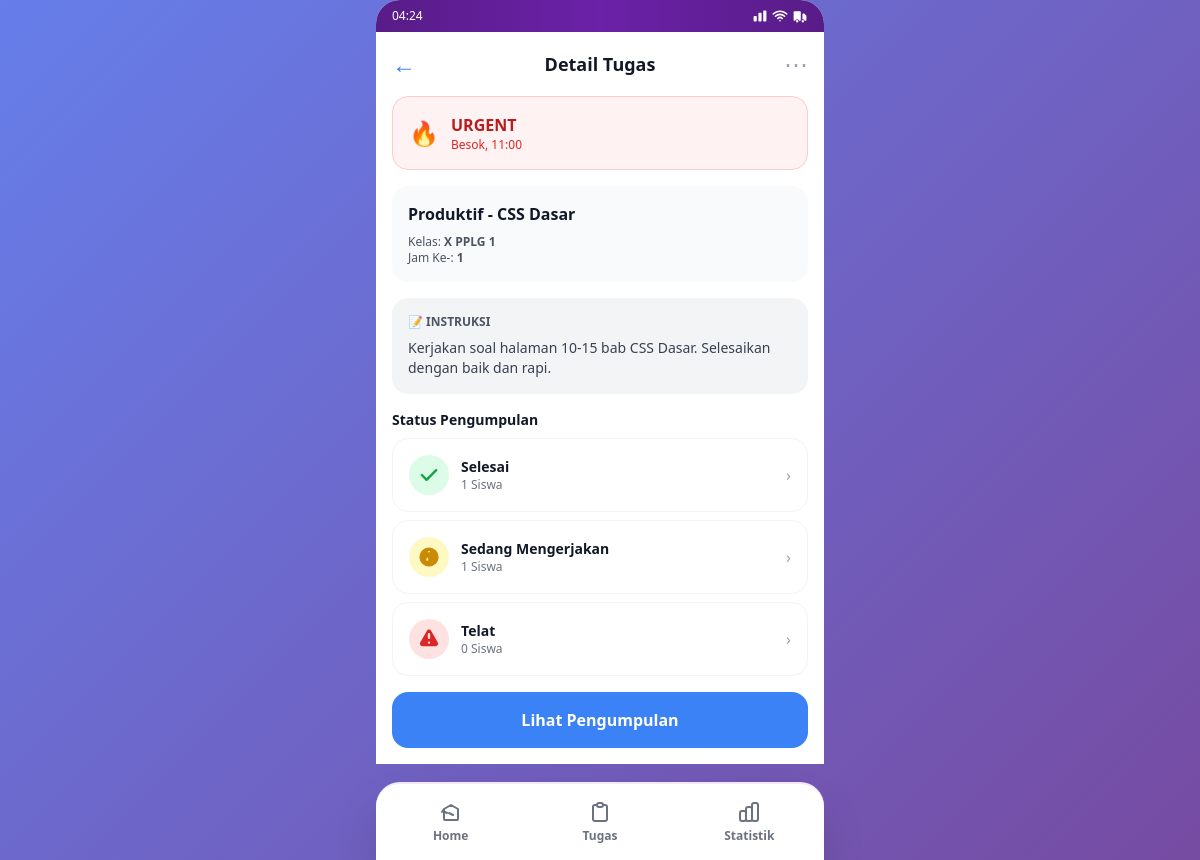
/dashboard.php?page=detail_task&id=1 (signed in), run on the app's committed database.
### tables this page shows
CREATE TABLE IF NOT EXISTS tasks (
    id INT PRIMARY KEY AUTO_INCREMENT,
    title VARCHAR(200) NOT NULL,
    description LONGTEXT NOT NULL,
    class_id INT NOT NULL,
    deadline_text VARCHAR(100) NOT NULL,
    lesson_hour INT NOT NULL,
    attachment_path VARCHAR(255),
    is_urgent BOOLEAN DEFAULT FALSE,
    created_at TIMESTAMP DEFAULT CURRENT_TIMESTAMP,
    teacher_id INT NOT NULL,
    FOREIGN KEY (class_id) REFERENCES classes(id),
    FOREIGN KEY (teacher_id) REFERENCES users(id)
);

CREATE TABLE IF NOT EXISTS classes (
    id INT PRIMARY KEY AUTO_INCREMENT,
    class_name VARCHAR(50) NOT NULL UNIQUE,
    created_at TIMESTAMP DEFAULT CURRENT_TIMESTAMP
);

### dashboard.php (the view, shortened to what the rows shown need)
<?php
require_once 'config.php';
$user = getCurrentUser($pdo);
$page = $_GET['page'] ?? 'home';
$stmt = $pdo->prepare('SELECT * FROM classes ORDER BY class_name');
$stmt->execute();
$classes = $stmt->fetchAll();
$stmt = $pdo->prepare('SELECT t.*, c.class_name FROM tasks t JOIN classes c ON t.class_id = c.id WHERE t.teacher_id = ? ORDER BY t.created_at DESC');
$stmt->execute([$_SESSION['user_id']]);
$tasks = $stmt->fetchAll();
$task = null;
$taskSubmissions = null;
if (in_array($page, ['detail_task', 'submission_list'])) {
    $task_id = $_GET['id'] ?? 0;
    $stmt = $pdo->prepare('SELECT t.*, c.class_name FROM tasks t JOIN classes c ON t.class_id = c.id WHERE t.id = ? AND t.teacher_id = ?');
    $stmt->execute([$task_id, $_SESSION['user_id']]);
    $task = $stmt->fetch();
    if ($task) {
        $stmt = $pdo->prepare('SELECT u.full_name, s.status, s.updated_at FROM submissions s JOIN users u ON s.student_id = u.id WHERE s.task_id = ? ORDER BY u.full_name');
        $stmt->execute([$task_id]);
        $taskSubmissions = $stmt->fetchAll();
    }
}
$totalTasks = count($tasks);
$totalClasses = count($classes);
$urgentTasks = count(array_filter($tasks, fn($t) => $t['is_urgent']));
$recentTasks = array_slice($tasks, 0, 3);
function getSubmissionStats($submissions) {
    $stats = ['selesai' => 0, 'sedang_mengerjakan' => 0, 'telat' => 0, 'belum_mengerjakan' => 0];
    foreach ($submissions as $sub) {
        $status = str_replace('belum_mengerjakan', 'belum_mengerjakan', $sub['status']);
        if (isset($stats[$status])) $stats[$status]++;
    }
    return $stats;
}
?>
<!DOCTYPE html>
<html lang="id">
<head>
    <script src="https://cdn.tailwindcss.com"></script>
</head>
<body>
    <div class="flex justify-center min-h-screen pb-24">
        <div class="w-full max-w-md bg-white relative rounded-t-3xl">
            <div class="px-4 pt-4 pb-4">
                <?php if ($page === 'home'): ?>
                    <div class="space-y-4">
                        <div class="flex items-start justify-between mb-6 bg-gradient-to-br from-purple-100 to-pink-100 rounded-3xl p-5 shadow-lg">
                            <div class="flex items-start gap-3">
                                <div class="w-14 h-14 bg-gradient-to-br from-purple-500 to-pink-500 rounded-2xl flex items-center justify-center text-white font-bold text-xl shadow-lg">
                                    <?php echo strtoupper(substr($user['full_name'], 0, 1)); ?>
                                </div>
                                <div>
                                    <p class="text-sm font-bold text-gray-600">👋 Selamat Pagi</p>
                                    <p class="text-lg font-bold text-gray-900"><?php echo htmlspecialchars($user['full_name']); ?></p>
                                    <p class="text-xs text-purple-700 font-semibold mt-1">📚 Produktif - SMKN 1 GARUT</p>
                                </div>
                            </div>
                            <div class="relative">
                                <button class="relative w-11 h-11 bg-white rounded-xl flex items-center justify-center hover:bg-gray-100 transition shadow-md">
                                    <svg class="w-6 h-6 text-purple-600" fill="none" stroke="currentColor" viewBox="0 0 24 24"><path stroke-linecap="round" stroke-linejoin="round" stroke-width="2" d="M15 17h5l-1.405-1.405A2.032 2.032 0 0118 14.158V11a6.002 6.002 0 00-4-5.659V5a2 2 0 10-4 0v.341C7.67 6.165 6 8.388 6 11v3.159c0 .538-.214 1.055-.595 1.436L4 17h5m6 0v1a3 3 0 11-6 0v-1m6 0H9"/></svg>
                                    <div class="absolute -top-1 -right-1 w-5 h-5 bg-gradient-to-r from-red-400 to-red-600 rounded-full text-white text-xs flex items-center justify-center font-bold shadow-lg badge-pulse">3</div>
                                </button>
                            </div>
                        </div>
                        <div class="space-y-3">
                            <div class="bg-gradient-to-br from-blue-500 via-blue-600 to-purple-700 rounded-3xl p-6 text-white shadow-2xl card-hover relative overflow-hidden">
                                <div class="absolute top-0 right-0 w-32 h-32 bg-white opacity-10 rounded-full -mr-16 -mt-16"></div>
                                <div class="absolute bottom-0 left-0 w-24 h-24 bg-white opacity-10 rounded-full -ml-12 -mb-12"></div>
                                <div class="flex justify-between items-start relative z-10">
                                    <div>
                                        <p class="text-sm opacity-90 mb-2 font-semibold">📋 Tugas Aktif</p>
                                        <p class="text-4xl font-bold"><?php echo $totalTasks; ?></p>
                                        <p class="text-xs opacity-80 mt-2">/ 1 Deadline Hari Ini</p>
                                    </div>
                                    <div class="text-5xl opacity-20">📚</div>
                                </div>
                            </div>
                            <div class="grid grid-cols-2 gap-3">
                                <div class="bg-gradient-to-br from-emerald-400 to-teal-600 rounded-2xl p-4 text-white shadow-xl card-hover relative overflow-hidden">
                                    <div class="absolute top-0 right-0 w-20 h-20 bg-white opacity-10 rounded-full -mr-8 -mt-8"></div>
                                    <p class="text-xs font-semibold mb-2 opacity-90">🏃 Sisa Kelas</p>
                                    <p class="text-3xl font-bold relative z-10"><?php echo $totalClasses; ?></p>
                                    <p class="text-xs opacity-75 mt-1">Kelas Aktif</p>
                                </div>
                                <div class="bg-gradient-to-br from-orange-400 to-red-600 rounded-2xl p-4 text-white shadow-xl card-hover relative overflow-hidden">
                                    <div class="absolute top-0 right-0 w-20 h-20 bg-white opacity-10 rounded-full -mr-8 -mt-8"></div>
                                    <p class="text-xs font-semibold mb-2 opacity-90">🔥 Deadline Besok</p>
                                    <p class="text-3xl font-bold relative z-10"><?php echo $urgentTasks; ?></p>
                                    <p class="text-xs opacity-75 mt-1">Tugas Urgent</p>
                                </div>
                            </div>
                        </div>
                        <div class="mt-8">
                            <p class="text-sm font-bold text-gray-900 mb-4 flex items-center gap-2">✨ Tugas Terbaru</p>
                            <div class="space-y-3">
                                <?php foreach ($recentTasks as $t):
                                    $taskId = $pdo->prepare('SELECT COUNT(*) as count FROM submissions WHERE task_id = ?');
                                    $taskId->execute([$t['id']]);
                                    $subCount = $taskId->fetch()['count'];
                                ?>
                                <a href="dashboard.php?page=detail_task&id=<?php echo $t['id']; ?>" class="block bg-white rounded-2xl p-4 shadow-lg card-hover border-l-4 border-purple-500">
                                    <div class="flex justify-between items-start mb-2">
                                        <div class="flex-grow">
                                            <h3 class="font-bold text-gray-900 text-sm"><?php echo htmlspecialchars($t['title']); ?></h3>
                                            <p class="text-xs text-gray-500 mt-1">📌 Kelas <?php echo htmlspecialchars($t['class_name']); ?></p>
                                        </div>
                                        <?php if ($t['is_urgent']): ?>
                                        <span class="text-xs bg-gradient-to-r from-red-400 to-orange-500 text-white px-3 py-1 rounded-full ml-2 font-semibold shadow-md">🔥 Urgent</span>
                                        <?php endif; ?>
                                    </div>
                                    <p class="text-xs text-gray-600 font-semibold">⏱️ <?php echo htmlspecialchars($t['deadline_text']); ?></p>
                                </a>
                                <?php endforeach; ?>
                            </div>
                        </div>
                    </div>
                    <a href="dashboard.php?page=create_task" class="fixed bottom-28 right-4 bg-gradient-to-br from-purple-500 to-pink-600 hover:from-purple-600 hover:to-pink-700 text-white rounded-full w-16 h-16 flex items-center justify-center shadow-2xl active:scale-95 transition-all transform hover:scale-110 duration-300">
                        <svg class="w-8 h-8" fill="none" stroke="currentColor" viewBox="0 0 24 24"><path stroke-linecap="round" stroke-linejoin="round" stroke-width="2" d="M12 4v16m8-8H4"/></svg>
                    </a>
                <?php elseif ($page === 'detail_task' && $task): ?>
                    <div class="space-y-4">
                        <div class="flex items-center justify-between mb-4">
                            <a href="dashboard.php?page=task" class="text-blue-500 text-2xl">←</a>
                            <h1 class="text-lg font-bold text-gray-900">Detail Tugas</h1>
                            <button class="text-gray-400 text-2xl">⋯</button>
                        </div>
                        <div class="bg-red-50 border border-red-200 rounded-2xl p-4 flex items-center gap-3">
                            <span class="text-2xl">🔥</span>
                            <div>
                                <p class="font-semibold text-red-700">URGENT</p>
                                <p class="text-xs text-red-600"><?php echo htmlspecialchars($task['deadline_text']); ?></p>
                            </div>
                        </div>
                        <div class="bg-gray-50 rounded-2xl p-4">
                            <h2 class="font-bold text-gray-900 mb-2"><?php echo htmlspecialchars($task['title']); ?></h2>
                            <p class="text-xs text-gray-600">Kelas: <span class="font-semibold"><?php echo htmlspecialchars($task['class_name']); ?></span></p>
                            <p class="text-xs text-gray-600">Jam Ke-: <span class="font-semibold"><?php echo $task['lesson_hour']; ?></span></p>
                        </div>
                        <div class="bg-gray-100 rounded-2xl p-4">
                            <p class="text-xs font-semibold text-gray-600 mb-2">📝 INSTRUKSI</p>
                            <p class="text-sm text-gray-700"><?php echo htmlspecialchars($task['description']); ?></p>
                        </div>
                        <?php $stats = getSubmissionStats($taskSubmissions ?? []); ?>
                        <div class="space-y-2">
                            <p class="text-sm font-semibold text-gray-900">Status Pengumpulan</p>
                            <div class="bg-white rounded-2xl p-4 flex items-center justify-between border border-gray-100 hover:shadow-md transition">
                                <div class="flex items-center gap-3">
                                    <div class="w-10 h-10 bg-green-100 rounded-full flex items-center justify-center">
                                        <svg class="w-6 h-6 text-green-600" fill="currentColor" viewBox="0 0 20 20"><path fill-rule="evenodd" d="M16.707 5.293a1 1 0 010 1.414l-8 8a1 1 0 01-1.414 0l-4-4a1 1 0 011.414-1.414L8 12.586l7.293-7.293a1 1 0 011.414 0z"/></path></svg>
                                    </div>
                                    <div>
                                        <p class="text-sm font-semibold text-gray-900">Selesai</p>
                                        <p class="text-xs text-gray-500"><?php echo $stats['selesai']; ?> Siswa</p>
                                    </div>
                                </div>
                                <span class="text-gray-400">›</span>
                            </div>
                            <div class="bg-white rounded-2xl p-4 flex items-center justify-between border border-gray-100 hover:shadow-md transition">
                                <div class="flex items-center gap-3">
                                    <div class="w-10 h-10 bg-yellow-100 rounded-full flex items-center justify-center">
                                        <svg class="w-6 h-6 text-yellow-600" fill="currentColor" viewBox="0 0 20 20"><path fill-rule="evenodd" d="M10 18a8 8 0 100-16 8 8 0 000 16zm1-12a1 1 0 10-2 0v4a1 1 0 00-.293.707l-.707.707a1 1 0 101.414 1.414L9 9.414V6z"/></path></svg>
                                    </div>
                                    <div>
                                        <p class="text-sm font-semibold text-gray-900">Sedang Mengerjakan</p>
                                        <p class="text-xs text-gray-500"><?php echo $stats['sedang_mengerjakan']; ?> Siswa</p>
                                    </div>
                                </div>
                                <span class="text-gray-400">›</span>
                            </div>
                            <div class="bg-white rounded-2xl p-4 flex items-center justify-between border border-gray-100 hover:shadow-md transition">
                                <div class="flex items-center gap-3">
                                    <div class="w-10 h-10 bg-red-100 rounded-full flex items-center justify-center">
                                    </div>
                                    <div>
                                        <p class="text-sm font-semibold text-gray-900">Telat</p>
                                        <p class="text-xs text-gray-500"><?php echo $stats['telat']; ?> Siswa</p>
                                    </div>
                                </div>
                                <span class="text-gray-400">›</span>
                            </div>
                        </div>
                        <a href="dashboard.php?page=submission_list&id=<?php echo $task['id']; ?>" class="block w-full bg-blue-500 hover:bg-blue-600 text-white font-semibold py-4 rounded-2xl text-center mt-6 active:scale-95 transition-all">
                            Lihat Pengumpulan
                        </a>
                    </div>
                <?php endif; ?>
            </div>
        </div>
    </div>
</body>
</html>

### data on the page
tasks: deadline_text "Besok, 11:00", title "Produktif - CSS Dasar", class.class_name "X PPLG 1", lesson_hour "1", description "Kerjakan soal halaman 10-15 bab CSS Dasar. Selesaikan dengan baik dan rapi."

### other printed values
$stats['selesai'] "1"
$stats['sedang_mengerjakan'] "1"
$stats['telat'] "0"
